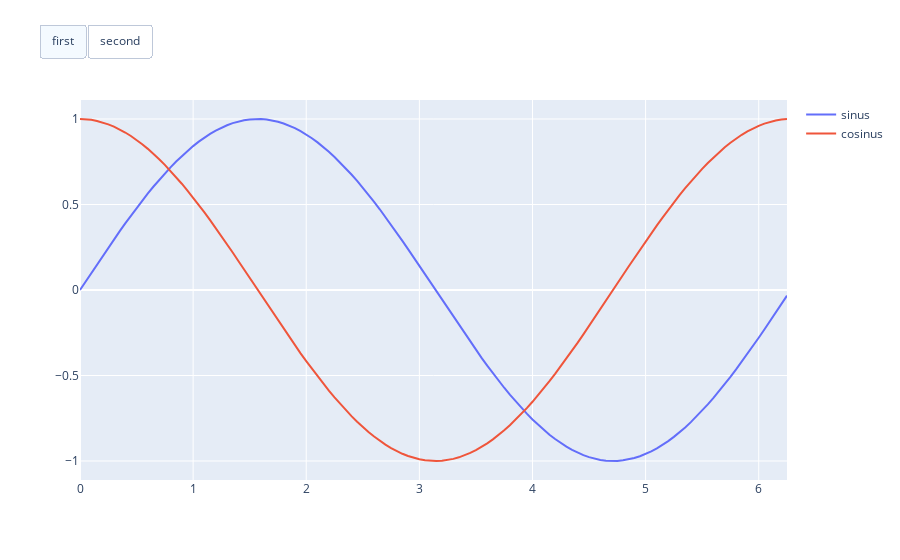

Notebook cell for this chart:
### Code cell
import numpy as np
import math #needed for definition of pi

xpoints = np.arange(0, math.pi*2, 0.05)
y1 = np.sin(xpoints)
y2 = np.cos(xpoints)
fig = go.Figure()
# Add Traces
fig.add_trace(
   go.Scatter(
      x = xpoints, y = y1, name = 'sinus'
   )
)
fig.add_trace(
   go.Scatter(
      x = xpoints, y = y2, name = 'cosinus'
   )
)
fig.layout.update(
   updatemenus = [
      go.layout.Updatemenu(
         type = "buttons", direction = "right", active = 0, x = 0.1, y = 1.2,
         buttons = list(
            [
               dict(
                  label = "first", method = "update",
                  args = [{"visible": [True, False]},{"title": "Sinus Function"} ]
               ),
               dict(
                  label = "second", method = "update", 
                  args = [{"visible": [False, True]},{"title": "Cosinus Function"}]
               )
            ]
             
         )
        
      )
   ]
)
plotly.offline.iplot(fig)
